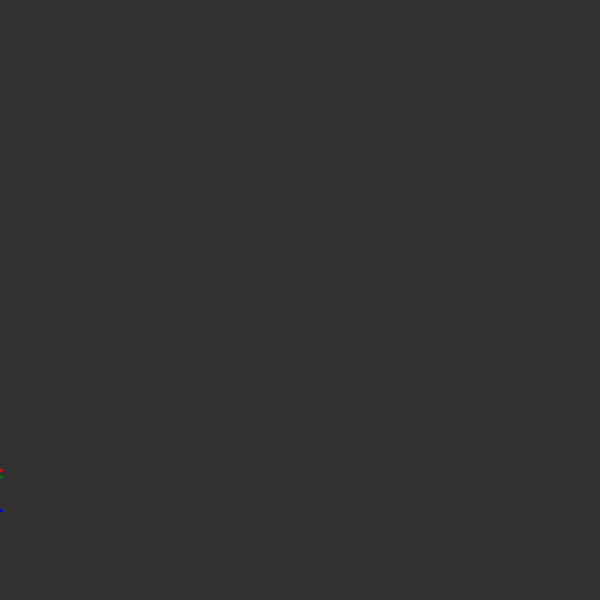
Frame 1 (no input)
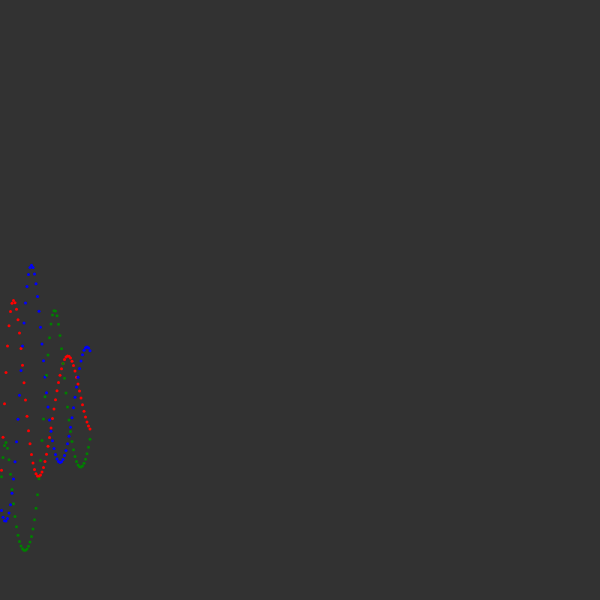
Frame 60 (no input)
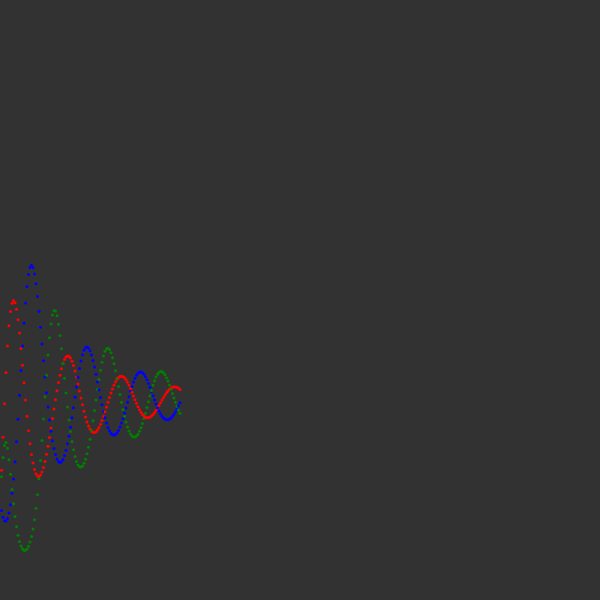
Frame 120 (the mouse pressed at the canvas centre since frame 60)

The p5.js sketch that drew these frames (run headless with seeded random() and noise() and a simulated clock; from frame 60 on, the mouse is pressed at the canvas centre):

// p5.js sketch
// ── sketch.js
// Henon attractor

let number_species;
let matrix_params;
let switch_view = false;

let a = [];
let ind = 0;


let dt = 0.0001;
let t = 0;
function setup() {
  createCanvas(600, 600);
  
  background(50);
   
   t = 0;
   
   a[0] = 0.75;
   a[1] = 1.2;
   a[2] = 1.32;   
   a[3] = 1.387;
   a[4] = 1.5;
   
   number_species = [];
   
  for(var i=0; i<3; i++) {
	  number_species[i]=0.50;
  }
  
   matrix_params = [];
	for(var i=0; i<3; i++) {
		matrix_params[i] = [];
		for(var j=0; j<3; j++) {
			matrix_params[i][j] = undefined;
		}
	}
	
	matrix_params[0][0]=0.5;
	matrix_params[1][0]=-0.5;
	matrix_params[2][0]=a[ind%5];
	
	matrix_params[0][1]=0.5;
	matrix_params[1][1]=-0.1;
	matrix_params[2][1]=0.1;
	
	matrix_params[0][2]=0.1;
	matrix_params[1][2]=0.1;
	matrix_params[2][2]=0.1;
	
	console.log('param: '+a[ind%5]);
	
}

function draw() {
  //background(0);
  
  
  
  for(var k=0;k<5000;k++){
	  
	let sum_0 = 0;
	let sum_1 = 0;
	let sum_2 = 0;
	  
	  for(var i=0; i<3; i++) {
	  sum_0+=matrix_params[0][i]*(1-number_species[i]);
	  sum_1+=matrix_params[1][i]*(1-number_species[i]);
	  sum_2+=matrix_params[2][i]*(1-number_species[i]);
	  
	  }
  
  diff_number_species = [];
   
  diff_number_species[0] = number_species[0]*sum_0;
  diff_number_species[1] = number_species[1]*sum_1;
  diff_number_species[2] = number_species[2]*sum_2;

  number_species[0]+=(diff_number_species[0]*dt);
  number_species[1]+=(diff_number_species[1]*dt);
  number_species[2]+=(diff_number_species[2]*dt);
  }

  
  stroke('white'); // Change the color
strokeWeight(3); // Make the points 10 pixels in size

 t += 1.5;
 if(switch_view){
	stroke(255,50);
	var draw_number_species_0 = map(number_species[0],0,3,width, 0);
	var draw_number_species_1 = map(number_species[1],0,3,height, 0);
	var draw_number_species_2 = map(number_species[2],0,3,height, 0);
	
	point(draw_number_species_0,draw_number_species_1,draw_number_species_2);
 }else{
	var draw_number_species_0 = map(number_species[0],0,3,width, 0);
	var draw_number_species_1 = map(number_species[1],0,3,width, 0);
	var draw_number_species_2 = map(number_species[2],0,3,width, 0);
	stroke('red');
	point(t,draw_number_species_0); 
	stroke('blue');
	point(t,draw_number_species_1);
	stroke('green');
	point(t,draw_number_species_2);
}
}
function mouseClicked() {
	t = 0;
	background(50);
  switch_view=!switch_view;
  setup();
}

function keyPressed() {
   ind++;
  setup();
}
